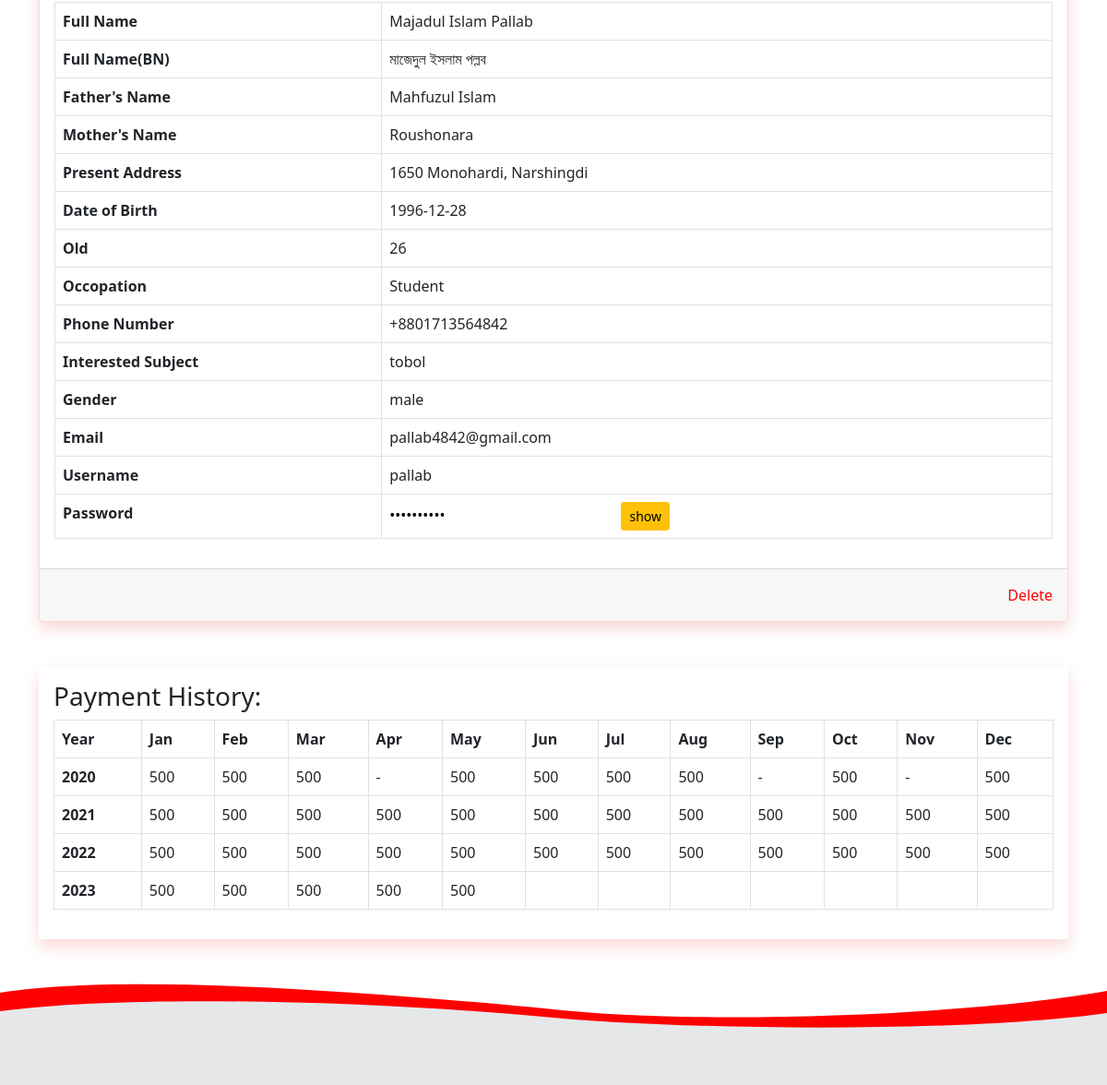
Page /pages/profile.php?view_id=udc-stu-0002 (signed in, lower part) on the earlier database version.
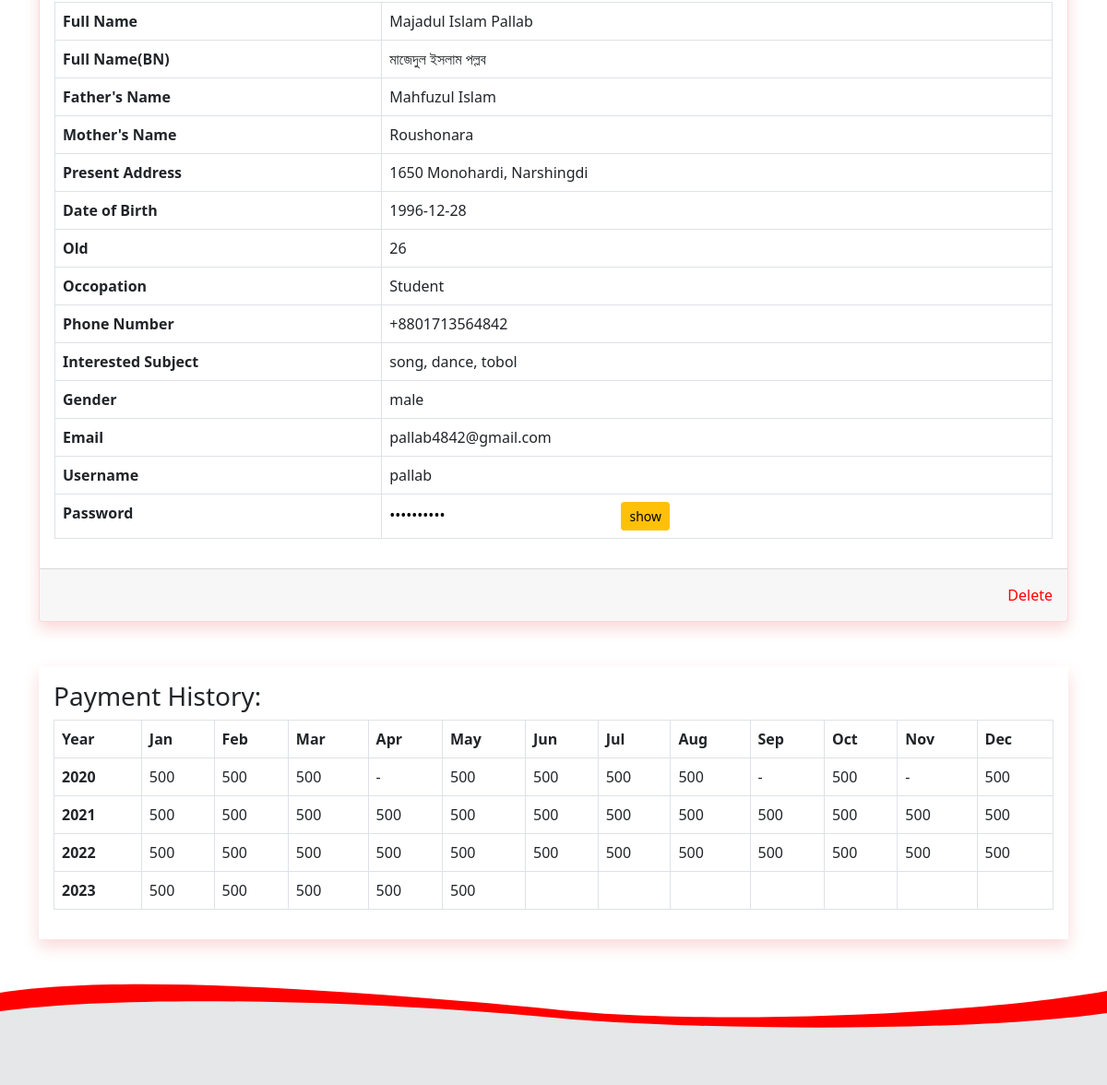
Same page on the later database version.
### tables this page shows
CREATE TABLE `students` (
  `id` int(11) NOT NULL,
  `stu_id` varchar(12) DEFAULT 'udc-stu-',
  `full_name` varchar(225) NOT NULL,
  `full_name_bn` varchar(500) NOT NULL,
  `father_name` varchar(225) NOT NULL,
  `mother_name` varchar(225) NOT NULL,
  `present_address` varchar(555) NOT NULL,
  `date_of_birth` varchar(30) NOT NULL,
  `age` int(3) NOT NULL,
  `occupation` varchar(225) NOT NULL,
  `phone` varchar(20) NOT NULL,
  `interested_subject` varchar(50) NOT NULL,
  `gender` varchar(10) NOT NULL,
  `email` varchar(225) NOT NULL,
  `username` varchar(225) NOT NULL,
  `password` varchar(225) NOT NULL,
  `photo` varchar(225) NOT NULL,
  `status` tinyint(1) NOT NULL DEFAULT 1,
  `trash` tinyint(1) NOT NULL DEFAULT 0,
  `created_at` timestamp NOT NULL DEFAULT current_timestamp(),
  `updated_at` timestamp NULL DEFAULT NULL
);

### pages/profile.php (the view, shortened to what the changed rows need)
<?php
		include_once('../config.php');
		$view_id = $_GET['view_id'] ?? $_GET['get_stu_id'] ?? "";
?>
<!DOCTYPE html>
<html lang="en">
<head>
  <link rel="stylesheet" href="https://cdn.jsdelivr.net/npm/bootstrap-icons@1.3.0/font/bootstrap-icons.css">
  <link href="../assects/css/bootstrap.min.css" rel="stylesheet">
    <link rel="stylesheet" href="../assects/css/style.css">
   <link rel="stylesheet" href="../assects/css/responsive.css">
</head>
<body>
		<?php
				$view_sql = "SELECT * FROM students WHERE stu_id = '$view_id'";
				$view_result = mysqli_query($connect, $view_sql) or die('view query not run');
				$view_row = mysqli_fetch_assoc($view_result);
		?>
<?php
		if(mysqli_num_rows($view_result) > 0) :
?>
	<div class="container">
		<div class="card showTable my-5 shadow" style="display: block;">
			<div class="card-body">
				<div class="user-info-table">
					<table class="table table-bordered">
					  <tbody>
					    <tr>
					      	<th scope="row">Full Name</th>
					      	<td><?php echo $view_row['full_name'];?></td>
					    </tr>
					    <tr>
					      	<th scope="row">Full Name(BN)</th>
					      	<td><?php echo $view_row['full_name_bn'];?></td>
					    </tr>
					    <tr>
					      	<th scope="row">Father's Name</th>
					      	<td><?php echo $view_row['father_name'];?></td>
					    </tr>
					    <tr>
					      	<th scope="row">Mother's Name</th>
					      	<td colspan="2"><?php echo $view_row['mother_name'];?></td>
					    </tr>
						<tr>
							<th scope="row">Present Address</th>
							<td><?php echo $view_row['present_address'];?></td>
						</tr>
						<tr>
							<th scope="row">Date of Birth</th>
							<td><?php echo $view_row['date_of_birth'];?></td>
						</tr>
						<tr>
							<th scope="row">Old</th>
							<td><?php echo $view_row['age'];?></td>
						</tr>
						<tr>
							<th scope="row">Occopation</th>
							<td><?php echo $view_row['occupation'];?></td>
						</tr>
						<tr>
							<th scope="row">Phone Number</th>
							<td><?php echo $view_row['phone'];?></td>
						</tr>
						<tr>
							<th scope="row">Interested Subject</th>
							<td><?php echo $view_row['interested_subject'];?></td>
						</tr>
						<tr>
							<th scope="row">Gender</th>
							<td><?php echo $view_row['gender'];?></td>
						</tr>
						<tr>
							<th scope="row">Email</th>
							<td><?php echo $view_row['email'];?></td>
						</tr>
						<tr>
							<th scope="row">Username</th>
							<td><?php echo $view_row['username'];?></td>
						</tr>
						<tr>
							<th scope="row">Password</th>
							<td>
								<input style="outline:none;border: none;" id="pass" type="password" readonly value="<?php echo $view_row['password'];?>">
								<span id="btn" onclick="passHideShow()" class="btn btn-warning btn-sm mx-3">show</span>
							</td>
						</tr>
					  </tbody>
					</table>
				</div>
			</div>
			<div class="card-footer py-3">
				<div class="text-end">
				    <a href="#" class="delete_btn" data-id="<?php echo $view_row['id'];?>">Delete</a>
				</div>
			</div>
		</div>
	</div>
	<div class="container">
		<div class="shadow px-3 py-3 my-5">
			<h3>Payment History:</h3>
			<table class="table table-bordered ">
			  <thead>
			    <tr>
			      <th scope="col">Year</th>
			      <th scope="col">Jan</th>
			      <th scope="col">Feb</th>
			      <th scope="col">Mar</th>
			      <th scope="col">Apr</th>
			      <th scope="col">May</th>
			      <th scope="col">Jun</th>
			      <th scope="col">Jul</th>
			      <th scope="col">Aug</th>
			      <th scope="col">Sep</th>
			      <th scope="col">Oct</th>
			      <th scope="col">Nov</th>
			      <th scope="col">Dec</th>
			    </tr>
			  </thead>
			  <tbody>
			    <tr>
			      <th scope="row">2020</th>
			      <td>500</td>
			      <td>500</td>
			      <td>500</td>
			      <td>-</td>
			      <td>500</td>
			      <td>500</td>
			      <td>500</td>
			      <td>500</td>
			      <td>-</td>
			      <td>500</td>
			      <td>-</td>
			      <td>500</td>
			    </tr>
			    <tr>
			      <th scope="row">2021</th>
			      <td>500</td>
			      <td>500</td>
			      <td>500</td>
			      <td>500</td>
			      <td>500</td>
			      <td>500</td>
			      <td>500</td>
			      <td>500</td>
			      <td>500</td>
			      <td>500</td>
			      <td>500</td>
			      <td>500</td>
			    </tr>
			    <tr>
			      <th scope="row">2022</th>
			      <td>500</td>
			      <td>500</td>
			      <td>500</td>
			      <td>500</td>
			      <td>500</td>
			      <td>500</td>
			      <td>500</td>
			      <td>500</td>
			      <td>500</td>
			      <td>500</td>
			      <td>500</td>
			      <td>500</td>
			    </tr>
			    <tr>
			      <th scope="row">2023</th>
			      <td>500</td>
			      <td>500</td>
			      <td>500</td>
			      <td>500</td>
			      <td>500</td>
			      <td></td>
			      <td></td>
			      <td></td>
			      <td></td>
			      <td></td>
			      <td></td>
			      <td></td>
			    </tr>
			  </tbody>
			</table>
		</div>
	</div>
		<?php
			else :
				echo "<h3 class='text-center py-5'> Result not found! </h3> ";
		endif;
		?>
</body>
</html>

Differences in the rows shown:
changed students "Majadul Islam Pallab": interested_subject "tobol" → "song, dance, tobol"
